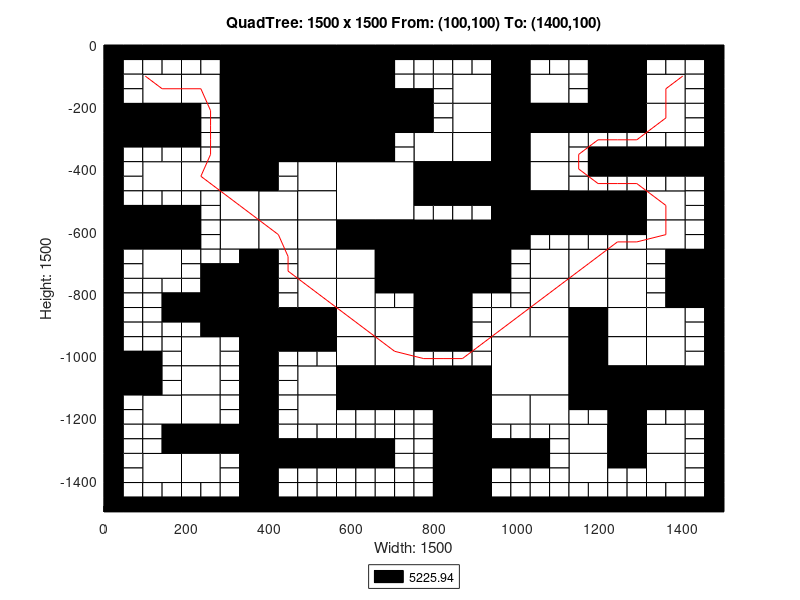

The MATLAB source for this figure:
axis([0 1500 -1500 0]);
title('QuadTree: 1500 x 1500 From: (100,100) To: (1400,100)');
xlabel('Width: 1500');
ylabel('Height: 1500');
rectangle('Position',[375 -187.5 187.5 187.5], 'FaceColor',[0 0 0]);
rectangle('Position',[375 -375 187.5 187.5], 'FaceColor',[0 0 0]);
rectangle('Position',[562.5 -562.5 187.5 187.5], 'FaceColor',[1 1 1]);
rectangle('Position',[750 -750 187.5 187.5], 'FaceColor',[0 0 0]);
rectangle('Position',[937.5 -1125 187.5 187.5], 'FaceColor',[1 1 1]);
rectangle('Position',[93.75 -187.5 93.75 93.75], 'FaceColor',[1 1 1]);
rectangle('Position',[281.25 -93.75 93.75 93.75], 'FaceColor',[0 0 0]);
rectangle('Position',[187.5 -187.5 93.75 93.75], 'FaceColor',[1 1 1]);
rectangle('Position',[281.25 -187.5 93.75 93.75], 'FaceColor',[0 0 0]);
rectangle('Position',[0 -281.25 93.75 93.75], 'FaceColor',[0 0 0]);
rectangle('Position',[93.75 -281.25 93.75 93.75], 'FaceColor',[0 0 0]);
rectangle('Position',[281.25 -281.25 93.75 93.75], 'FaceColor',[0 0 0]);
rectangle('Position',[281.25 -375 93.75 93.75], 'FaceColor',[0 0 0]);
rectangle('Position',[562.5 -93.75 93.75 93.75], 'FaceColor',[0 0 0]);
rectangle('Position',[562.5 -187.5 93.75 93.75], 'FaceColor',[0 0 0]);
rectangle('Position',[562.5 -281.25 93.75 93.75], 'FaceColor',[0 0 0]);
rectangle('Position',[656.25 -281.25 93.75 93.75], 'FaceColor',[0 0 0]);
rectangle('Position',[562.5 -375 93.75 93.75], 'FaceColor',[0 0 0]);
rectangle('Position',[93.75 -468.75 93.75 93.75], 'FaceColor',[1 1 1]);
rectangle('Position',[187.5 -468.75 93.75 93.75], 'FaceColor',[1 1 1]);
rectangle('Position',[281.25 -468.75 93.75 93.75], 'FaceColor',[0 0 0]);
rectangle('Position',[281.25 -562.5 93.75 93.75], 'FaceColor',[1 1 1]);
rectangle('Position',[0 -656.25 93.75 93.75], 'FaceColor',[0 0 0]);
rectangle('Position',[93.75 -656.25 93.75 93.75], 'FaceColor',[0 0 0]);
rectangle('Position',[93.75 -750 93.75 93.75], 'FaceColor',[1 1 1]);
rectangle('Position',[281.25 -656.25 93.75 93.75], 'FaceColor',[1 1 1]);
rectangle('Position',[468.75 -468.75 93.75 93.75], 'FaceColor',[1 1 1]);
rectangle('Position',[375 -562.5 93.75 93.75], 'FaceColor',[1 1 1]);
rectangle('Position',[468.75 -562.5 93.75 93.75], 'FaceColor',[1 1 1]);
rectangle('Position',[375 -656.25 93.75 93.75], 'FaceColor',[1 1 1]);
rectangle('Position',[468.75 -656.25 93.75 93.75], 'FaceColor',[1 1 1]);
rectangle('Position',[468.75 -750 93.75 93.75], 'FaceColor',[1 1 1]);
rectangle('Position',[562.5 -656.25 93.75 93.75], 'FaceColor',[0 0 0]);
rectangle('Position',[656.25 -656.25 93.75 93.75], 'FaceColor',[0 0 0]);
rectangle('Position',[562.5 -750 93.75 93.75], 'FaceColor',[1 1 1]);
rectangle('Position',[656.25 -750 93.75 93.75], 'FaceColor',[0 0 0]);
rectangle('Position',[843.75 -187.5 93.75 93.75], 'FaceColor',[1 1 1]);
rectangle('Position',[937.5 -93.75 93.75 93.75], 'FaceColor',[0 0 0]);
rectangle('Position',[937.5 -187.5 93.75 93.75], 'FaceColor',[0 0 0]);
rectangle('Position',[1031.25 -187.5 93.75 93.75], 'FaceColor',[1 1 1]);
rectangle('Position',[843.75 -281.25 93.75 93.75], 'FaceColor',[1 1 1]);
rectangle('Position',[750 -375 93.75 93.75], 'FaceColor',[1 1 1]);
rectangle('Position',[843.75 -375 93.75 93.75], 'FaceColor',[1 1 1]);
rectangle('Position',[937.5 -281.25 93.75 93.75], 'FaceColor',[0 0 0]);
rectangle('Position',[1031.25 -281.25 93.75 93.75], 'FaceColor',[0 0 0]);
rectangle('Position',[937.5 -375 93.75 93.75], 'FaceColor',[0 0 0]);
rectangle('Position',[1031.25 -375 93.75 93.75], 'FaceColor',[1 1 1]);
rectangle('Position',[1218.75 -93.75 93.75 93.75], 'FaceColor',[0 0 0]);
rectangle('Position',[1218.75 -187.5 93.75 93.75], 'FaceColor',[0 0 0]);
rectangle('Position',[1312.5 -187.5 93.75 93.75], 'FaceColor',[1 1 1]);
rectangle('Position',[1125 -281.25 93.75 93.75], 'FaceColor',[0 0 0]);
rectangle('Position',[1218.75 -281.25 93.75 93.75], 'FaceColor',[0 0 0]);
rectangle('Position',[1312.5 -281.25 93.75 93.75], 'FaceColor',[1 1 1]);
rectangle('Position',[750 -468.75 93.75 93.75], 'FaceColor',[0 0 0]);
rectangle('Position',[843.75 -468.75 93.75 93.75], 'FaceColor',[0 0 0]);
rectangle('Position',[937.5 -468.75 93.75 93.75], 'FaceColor',[0 0 0]);
rectangle('Position',[1031.25 -468.75 93.75 93.75], 'FaceColor',[1 1 1]);
rectangle('Position',[937.5 -562.5 93.75 93.75], 'FaceColor',[0 0 0]);
rectangle('Position',[1031.25 -562.5 93.75 93.75], 'FaceColor',[0 0 0]);
rectangle('Position',[937.5 -656.25 93.75 93.75], 'FaceColor',[0 0 0]);
rectangle('Position',[1031.25 -750 93.75 93.75], 'FaceColor',[1 1 1]);
rectangle('Position',[1125 -562.5 93.75 93.75], 'FaceColor',[0 0 0]);
rectangle('Position',[1218.75 -562.5 93.75 93.75], 'FaceColor',[0 0 0]);
rectangle('Position',[1312.5 -562.5 93.75 93.75], 'FaceColor',[1 1 1]);
rectangle('Position',[1125 -750 93.75 93.75], 'FaceColor',[1 1 1]);
rectangle('Position',[1218.75 -750 93.75 93.75], 'FaceColor',[1 1 1]);
rectangle('Position',[1312.5 -656.25 93.75 93.75], 'FaceColor',[1 1 1]);
rectangle('Position',[1406.25 -750 93.75 93.75], 'FaceColor',[0 0 0]);
rectangle('Position',[281.25 -843.75 93.75 93.75], 'FaceColor',[0 0 0]);
rectangle('Position',[281.25 -937.5 93.75 93.75], 'FaceColor',[0 0 0]);
rectangle('Position',[0 -1125 93.75 93.75], 'FaceColor',[0 0 0]);
rectangle('Position',[187.5 -1031.25 93.75 93.75], 'FaceColor',[1 1 1]);
rectangle('Position',[187.5 -1125 93.75 93.75], 'FaceColor',[1 1 1]);
rectangle('Position',[468.75 -843.75 93.75 93.75], 'FaceColor',[1 1 1]);
rectangle('Position',[375 -937.5 93.75 93.75], 'FaceColor',[0 0 0]);
rectangle('Position',[468.75 -937.5 93.75 93.75], 'FaceColor',[0 0 0]);
rectangle('Position',[562.5 -843.75 93.75 93.75], 'FaceColor',[1 1 1]);
rectangle('Position',[562.5 -937.5 93.75 93.75], 'FaceColor',[1 1 1]);
rectangle('Position',[656.25 -937.5 93.75 93.75], 'FaceColor',[1 1 1]);
rectangle('Position',[468.75 -1125 93.75 93.75], 'FaceColor',[1 1 1]);
rectangle('Position',[562.5 -1031.25 93.75 93.75], 'FaceColor',[1 1 1]);
rectangle('Position',[656.25 -1031.25 93.75 93.75], 'FaceColor',[1 1 1]);
rectangle('Position',[562.5 -1125 93.75 93.75], 'FaceColor',[0 0 0]);
rectangle('Position',[656.25 -1125 93.75 93.75], 'FaceColor',[0 0 0]);
rectangle('Position',[93.75 -1218.75 93.75 93.75], 'FaceColor',[1 1 1]);
rectangle('Position',[187.5 -1218.75 93.75 93.75], 'FaceColor',[1 1 1]);
rectangle('Position',[187.5 -1312.5 93.75 93.75], 'FaceColor',[0 0 0]);
rectangle('Position',[281.25 -1312.5 93.75 93.75], 'FaceColor',[0 0 0]);
rectangle('Position',[93.75 -1406.25 93.75 93.75], 'FaceColor',[1 1 1]);
rectangle('Position',[187.5 -1406.25 93.75 93.75], 'FaceColor',[1 1 1]);
rectangle('Position',[468.75 -1218.75 93.75 93.75], 'FaceColor',[1 1 1]);
rectangle('Position',[750 -843.75 93.75 93.75], 'FaceColor',[0 0 0]);
rectangle('Position',[750 -937.5 93.75 93.75], 'FaceColor',[0 0 0]);
rectangle('Position',[1031.25 -843.75 93.75 93.75], 'FaceColor',[1 1 1]);
rectangle('Position',[937.5 -937.5 93.75 93.75], 'FaceColor',[1 1 1]);
rectangle('Position',[1031.25 -937.5 93.75 93.75], 'FaceColor',[1 1 1]);
rectangle('Position',[750 -1125 93.75 93.75], 'FaceColor',[0 0 0]);
rectangle('Position',[843.75 -1125 93.75 93.75], 'FaceColor',[0 0 0]);
rectangle('Position',[1125 -843.75 93.75 93.75], 'FaceColor',[1 1 1]);
rectangle('Position',[1218.75 -843.75 93.75 93.75], 'FaceColor',[1 1 1]);
rectangle('Position',[1125 -937.5 93.75 93.75], 'FaceColor',[0 0 0]);
rectangle('Position',[1218.75 -937.5 93.75 93.75], 'FaceColor',[1 1 1]);
rectangle('Position',[1406.25 -843.75 93.75 93.75], 'FaceColor',[0 0 0]);
rectangle('Position',[1312.5 -937.5 93.75 93.75], 'FaceColor',[1 1 1]);
rectangle('Position',[1125 -1031.25 93.75 93.75], 'FaceColor',[0 0 0]);
rectangle('Position',[1218.75 -1031.25 93.75 93.75], 'FaceColor',[1 1 1]);
rectangle('Position',[1125 -1125 93.75 93.75], 'FaceColor',[0 0 0]);
rectangle('Position',[1218.75 -1125 93.75 93.75], 'FaceColor',[0 0 0]);
rectangle('Position',[1312.5 -1031.25 93.75 93.75], 'FaceColor',[1 1 1]);
rectangle('Position',[1312.5 -1125 93.75 93.75], 'FaceColor',[0 0 0]);
rectangle('Position',[1406.25 -1125 93.75 93.75], 'FaceColor',[0 0 0]);
rectangle('Position',[843.75 -1218.75 93.75 93.75], 'FaceColor',[0 0 0]);
rectangle('Position',[843.75 -1312.5 93.75 93.75], 'FaceColor',[0 0 0]);
rectangle('Position',[937.5 -1218.75 93.75 93.75], 'FaceColor',[1 1 1]);
rectangle('Position',[1031.25 -1218.75 93.75 93.75], 'FaceColor',[1 1 1]);
rectangle('Position',[843.75 -1406.25 93.75 93.75], 'FaceColor',[0 0 0]);
rectangle('Position',[843.75 -1500 93.75 93.75], 'FaceColor',[0 0 0]);
rectangle('Position',[1218.75 -1218.75 93.75 93.75], 'FaceColor',[0 0 0]);
rectangle('Position',[1125 -1312.5 93.75 93.75], 'FaceColor',[1 1 1]);
rectangle('Position',[1218.75 -1312.5 93.75 93.75], 'FaceColor',[0 0 0]);
rectangle('Position',[1312.5 -1312.5 93.75 93.75], 'FaceColor',[1 1 1]);
rectangle('Position',[1125 -1406.25 93.75 93.75], 'FaceColor',[1 1 1]);
rectangle('Position',[1312.5 -1406.25 93.75 93.75], 'FaceColor',[1 1 1]);
rectangle('Position',[0 -46.875 46.875 46.875], 'FaceColor',[0 0 0]);
rectangle('Position',[46.875 -46.875 46.875 46.875], 'FaceColor',[0 0 0]);
rectangle('Position',[0 -93.75 46.875 46.875], 'FaceColor',[0 0 0]);
rectangle('Position',[46.875 -93.75 46.875 46.875], 'FaceColor',[1 1 1]);
rectangle('Position',[93.75 -46.875 46.875 46.875], 'FaceColor',[0 0 0]);
rectangle('Position',[140.625 -46.875 46.875 46.875], 'FaceColor',[0 0 0]);
rectangle('Position',[93.75 -93.75 46.875 46.875], 'FaceColor',[1 1 1]);
rectangle('Position',[140.625 -93.75 46.875 46.875], 'FaceColor',[1 1 1]);
rectangle('Position',[0 -140.625 46.875 46.875], 'FaceColor',[0 0 0]);
rectangle('Position',[46.875 -140.625 46.875 46.875], 'FaceColor',[1 1 1]);
rectangle('Position',[0 -187.5 46.875 46.875], 'FaceColor',[0 0 0]);
rectangle('Position',[46.875 -187.5 46.875 46.875], 'FaceColor',[1 1 1]);
rectangle('Position',[187.5 -46.875 46.875 46.875], 'FaceColor',[0 0 0]);
rectangle('Position',[234.375 -46.875 46.875 46.875], 'FaceColor',[0 0 0]);
rectangle('Position',[187.5 -93.75 46.875 46.875], 'FaceColor',[1 1 1]);
rectangle('Position',[234.375 -93.75 46.875 46.875], 'FaceColor',[1 1 1]);
rectangle('Position',[0 -328.125 46.875 46.875], 'FaceColor',[0 0 0]);
rectangle('Position',[46.875 -328.125 46.875 46.875], 'FaceColor',[0 0 0]);
rectangle('Position',[0 -375 46.875 46.875], 'FaceColor',[0 0 0]);
rectangle('Position',[46.875 -375 46.875 46.875], 'FaceColor',[1 1 1]);
rectangle('Position',[93.75 -328.125 46.875 46.875], 'FaceColor',[0 0 0]);
rectangle('Position',[140.625 -328.125 46.875 46.875], 'FaceColor',[0 0 0]);
rectangle('Position',[93.75 -375 46.875 46.875], 'FaceColor',[1 1 1]);
rectangle('Position',[140.625 -375 46.875 46.875], 'FaceColor',[1 1 1]);
rectangle('Position',[187.5 -234.375 46.875 46.875], 'FaceColor',[0 0 0]);
rectangle('Position',[234.375 -234.375 46.875 46.875], 'FaceColor',[1 1 1]);
rectangle('Position',[187.5 -281.25 46.875 46.875], 'FaceColor',[0 0 0]);
rectangle('Position',[234.375 -281.25 46.875 46.875], 'FaceColor',[1 1 1]);
rectangle('Position',[187.5 -328.125 46.875 46.875], 'FaceColor',[0 0 0]);
rectangle('Position',[234.375 -328.125 46.875 46.875], 'FaceColor',[1 1 1]);
rectangle('Position',[187.5 -375 46.875 46.875], 'FaceColor',[1 1 1]);
rectangle('Position',[234.375 -375 46.875 46.875], 'FaceColor',[1 1 1]);
rectangle('Position',[656.25 -46.875 46.875 46.875], 'FaceColor',[0 0 0]);
rectangle('Position',[703.125 -46.875 46.875 46.875], 'FaceColor',[0 0 0]);
rectangle('Position',[656.25 -93.75 46.875 46.875], 'FaceColor',[0 0 0]);
rectangle('Position',[703.125 -93.75 46.875 46.875], 'FaceColor',[1 1 1]);
rectangle('Position',[656.25 -140.625 46.875 46.875], 'FaceColor',[0 0 0]);
rectangle('Position',[703.125 -140.625 46.875 46.875], 'FaceColor',[1 1 1]);
rectangle('Position',[656.25 -187.5 46.875 46.875], 'FaceColor',[0 0 0]);
rectangle('Position',[703.125 -187.5 46.875 46.875], 'FaceColor',[0 0 0]);
rectangle('Position',[656.25 -328.125 46.875 46.875], 'FaceColor',[0 0 0]);
rectangle('Position',[703.125 -328.125 46.875 46.875], 'FaceColor',[1 1 1]);
rectangle('Position',[656.25 -375 46.875 46.875], 'FaceColor',[0 0 0]);
rectangle('Position',[703.125 -375 46.875 46.875], 'FaceColor',[1 1 1]);
rectangle('Position',[0 -421.875 46.875 46.875], 'FaceColor',[0 0 0]);
rectangle('Position',[46.875 -421.875 46.875 46.875], 'FaceColor',[1 1 1]);
rectangle('Position',[0 -468.75 46.875 46.875], 'FaceColor',[0 0 0]);
rectangle('Position',[46.875 -468.75 46.875 46.875], 'FaceColor',[1 1 1]);
rectangle('Position',[0 -515.625 46.875 46.875], 'FaceColor',[0 0 0]);
rectangle('Position',[46.875 -515.625 46.875 46.875], 'FaceColor',[1 1 1]);
rectangle('Position',[0 -562.5 46.875 46.875], 'FaceColor',[0 0 0]);
rectangle('Position',[46.875 -562.5 46.875 46.875], 'FaceColor',[0 0 0]);
rectangle('Position',[93.75 -515.625 46.875 46.875], 'FaceColor',[1 1 1]);
rectangle('Position',[140.625 -515.625 46.875 46.875], 'FaceColor',[1 1 1]);
rectangle('Position',[93.75 -562.5 46.875 46.875], 'FaceColor',[0 0 0]);
rectangle('Position',[140.625 -562.5 46.875 46.875], 'FaceColor',[0 0 0]);
rectangle('Position',[187.5 -515.625 46.875 46.875], 'FaceColor',[1 1 1]);
rectangle('Position',[234.375 -515.625 46.875 46.875], 'FaceColor',[1 1 1]);
rectangle('Position',[187.5 -562.5 46.875 46.875], 'FaceColor',[0 0 0]);
rectangle('Position',[234.375 -562.5 46.875 46.875], 'FaceColor',[1 1 1]);
rectangle('Position',[0 -703.125 46.875 46.875], 'FaceColor',[0 0 0]);
rectangle('Position',[46.875 -703.125 46.875 46.875], 'FaceColor',[1 1 1]);
rectangle('Position',[0 -750 46.875 46.875], 'FaceColor',[0 0 0]);
rectangle('Position',[46.875 -750 46.875 46.875], 'FaceColor',[1 1 1]);
rectangle('Position',[187.5 -609.375 46.875 46.875], 'FaceColor',[0 0 0]);
rectangle('Position',[234.375 -609.375 46.875 46.875], 'FaceColor',[1 1 1]);
rectangle('Position',[187.5 -656.25 46.875 46.875], 'FaceColor',[0 0 0]);
rectangle('Position',[234.375 -656.25 46.875 46.875], 'FaceColor',[1 1 1]);
rectangle('Position',[187.5 -703.125 46.875 46.875], 'FaceColor',[1 1 1]);
rectangle('Position',[234.375 -703.125 46.875 46.875], 'FaceColor',[1 1 1]);
rectangle('Position',[187.5 -750 46.875 46.875], 'FaceColor',[1 1 1]);
rectangle('Position',[234.375 -750 46.875 46.875], 'FaceColor',[0 0 0]);
rectangle('Position',[281.25 -703.125 46.875 46.875], 'FaceColor',[1 1 1]);
rectangle('Position',[328.125 -703.125 46.875 46.875], 'FaceColor',[0 0 0]);
rectangle('Position',[281.25 -750 46.875 46.875], 'FaceColor',[0 0 0]);
rectangle('Position',[328.125 -750 46.875 46.875], 'FaceColor',[0 0 0]);
rectangle('Position',[375 -421.875 46.875 46.875], 'FaceColor',[0 0 0]);
rectangle('Position',[421.875 -421.875 46.875 46.875], 'FaceColor',[1 1 1]);
rectangle('Position',[375 -468.75 46.875 46.875], 'FaceColor',[0 0 0]);
rectangle('Position',[421.875 -468.75 46.875 46.875], 'FaceColor',[1 1 1]);
rectangle('Position',[375 -703.125 46.875 46.875], 'FaceColor',[0 0 0]);
rectangle('Position',[421.875 -703.125 46.875 46.875], 'FaceColor',[1 1 1]);
rectangle('Position',[375 -750 46.875 46.875], 'FaceColor',[0 0 0]);
rectangle('Position',[421.875 -750 46.875 46.875], 'FaceColor',[1 1 1]);
rectangle('Position',[750 -46.875 46.875 46.875], 'FaceColor',[0 0 0]);
rectangle('Position',[796.875 -46.875 46.875 46.875], 'FaceColor',[0 0 0]);
rectangle('Position',[750 -93.75 46.875 46.875], 'FaceColor',[1 1 1]);
rectangle('Position',[796.875 -93.75 46.875 46.875], 'FaceColor',[1 1 1]);
rectangle('Position',[843.75 -46.875 46.875 46.875], 'FaceColor',[0 0 0]);
rectangle('Position',[890.625 -46.875 46.875 46.875], 'FaceColor',[0 0 0]);
rectangle('Position',[843.75 -93.75 46.875 46.875], 'FaceColor',[1 1 1]);
rectangle('Position',[890.625 -93.75 46.875 46.875], 'FaceColor',[1 1 1]);
rectangle('Position',[750 -140.625 46.875 46.875], 'FaceColor',[1 1 1]);
rectangle('Position',[796.875 -140.625 46.875 46.875], 'FaceColor',[1 1 1]);
rectangle('Position',[750 -187.5 46.875 46.875], 'FaceColor',[0 0 0]);
rectangle('Position',[796.875 -187.5 46.875 46.875], 'FaceColor',[1 1 1]);
rectangle('Position',[1031.25 -46.875 46.875 46.875], 'FaceColor',[0 0 0]);
rectangle('Position',[1078.12 -46.875 46.875 46.875], 'FaceColor',[0 0 0]);
rectangle('Position',[1031.25 -93.75 46.875 46.875], 'FaceColor',[1 1 1]);
rectangle('Position',[1078.12 -93.75 46.875 46.875], 'FaceColor',[1 1 1]);
rectangle('Position',[750 -234.375 46.875 46.875], 'FaceColor',[0 0 0]);
rectangle('Position',[796.875 -234.375 46.875 46.875], 'FaceColor',[1 1 1]);
rectangle('Position',[750 -281.25 46.875 46.875], 'FaceColor',[0 0 0]);
rectangle('Position',[796.875 -281.25 46.875 46.875], 'FaceColor',[1 1 1]);
rectangle('Position',[1125 -46.875 46.875 46.875], 'FaceColor',[0 0 0]);
rectangle('Position',[1171.88 -46.875 46.875 46.875], 'FaceColor',[0 0 0]);
rectangle('Position',[1125 -93.75 46.875 46.875], 'FaceColor',[1 1 1]);
rectangle('Position',[1171.88 -93.75 46.875 46.875], 'FaceColor',[0 0 0]);
rectangle('Position',[1125 -140.625 46.875 46.875], 'FaceColor',[1 1 1]);
rectangle('Position',[1171.88 -140.625 46.875 46.875], 'FaceColor',[0 0 0]);
rectangle('Position',[1125 -187.5 46.875 46.875], 'FaceColor',[1 1 1]);
rectangle('Position',[1171.88 -187.5 46.875 46.875], 'FaceColor',[0 0 0]);
rectangle('Position',[1312.5 -46.875 46.875 46.875], 'FaceColor',[0 0 0]);
rectangle('Position',[1359.38 -46.875 46.875 46.875], 'FaceColor',[0 0 0]);
rectangle('Position',[1312.5 -93.75 46.875 46.875], 'FaceColor',[1 1 1]);
rectangle('Position',[1359.38 -93.75 46.875 46.875], 'FaceColor',[1 1 1]);
rectangle('Position',[1406.25 -46.875 46.875 46.875], 'FaceColor',[0 0 0]);
rectangle('Position',[1453.12 -46.875 46.875 46.875], 'FaceColor',[0 0 0]);
rectangle('Position',[1406.25 -93.75 46.875 46.875], 'FaceColor',[1 1 1]);
rectangle('Position',[1453.12 -93.75 46.875 46.875], 'FaceColor',[0 0 0]);
rectangle('Position',[1406.25 -140.625 46.875 46.875], 'FaceColor',[1 1 1]);
rectangle('Position',[1453.12 -140.625 46.875 46.875], 'FaceColor',[0 0 0]);
rectangle('Position',[1406.25 -187.5 46.875 46.875], 'FaceColor',[1 1 1]);
rectangle('Position',[1453.12 -187.5 46.875 46.875], 'FaceColor',[0 0 0]);
rectangle('Position',[1125 -328.125 46.875 46.875], 'FaceColor',[1 1 1]);
rectangle('Position',[1171.88 -328.125 46.875 46.875], 'FaceColor',[1 1 1]);
rectangle('Position',[1125 -375 46.875 46.875], 'FaceColor',[1 1 1]);
rectangle('Position',[1171.88 -375 46.875 46.875], 'FaceColor',[0 0 0]);
rectangle('Position',[1218.75 -328.125 46.875 46.875], 'FaceColor',[1 1 1]);
rectangle('Position',[1265.62 -328.125 46.875 46.875], 'FaceColor',[1 1 1]);
rectangle('Position',[1218.75 -375 46.875 46.875], 'FaceColor',[0 0 0]);
rectangle('Position',[1265.62 -375 46.875 46.875], 'FaceColor',[0 0 0]);
rectangle('Position',[1406.25 -234.375 46.875 46.875], 'FaceColor',[1 1 1]);
rectangle('Position',[1453.12 -234.375 46.875 46.875], 'FaceColor',[0 0 0]);
rectangle('Position',[1406.25 -281.25 46.875 46.875], 'FaceColor',[1 1 1]);
rectangle('Position',[1453.12 -281.25 46.875 46.875], 'FaceColor',[0 0 0]);
rectangle('Position',[1312.5 -328.125 46.875 46.875], 'FaceColor',[1 1 1]);
rectangle('Position',[1359.38 -328.125 46.875 46.875], 'FaceColor',[1 1 1]);
rectangle('Position',[1312.5 -375 46.875 46.875], 'FaceColor',[0 0 0]);
rectangle('Position',[1359.38 -375 46.875 46.875], 'FaceColor',[0 0 0]);
rectangle('Position',[1406.25 -328.125 46.875 46.875], 'FaceColor',[1 1 1]);
rectangle('Position',[1453.12 -328.125 46.875 46.875], 'FaceColor',[0 0 0]);
rectangle('Position',[1406.25 -375 46.875 46.875], 'FaceColor',[0 0 0]);
rectangle('Position',[1453.12 -375 46.875 46.875], 'FaceColor',[0 0 0]);
rectangle('Position',[750 -515.625 46.875 46.875], 'FaceColor',[0 0 0]);
rectangle('Position',[796.875 -515.625 46.875 46.875], 'FaceColor',[0 0 0]);
rectangle('Position',[750 -562.5 46.875 46.875], 'FaceColor',[1 1 1]);
rectangle('Position',[796.875 -562.5 46.875 46.875], 'FaceColor',[1 1 1]);
rectangle('Position',[843.75 -515.625 46.875 46.875], 'FaceColor',[0 0 0]);
rectangle('Position',[890.625 -515.625 46.875 46.875], 'FaceColor',[0 0 0]);
rectangle('Position',[843.75 -562.5 46.875 46.875], 'FaceColor',[1 1 1]);
rectangle('Position',[890.625 -562.5 46.875 46.875], 'FaceColor',[1 1 1]);
rectangle('Position',[1031.25 -609.375 46.875 46.875], 'FaceColor',[0 0 0]);
rectangle('Position',[1078.12 -609.375 46.875 46.875], 'FaceColor',[0 0 0]);
rectangle('Position',[1031.25 -656.25 46.875 46.875], 'FaceColor',[1 1 1]);
rectangle('Position',[1078.12 -656.25 46.875 46.875], 'FaceColor',[1 1 1]);
rectangle('Position',[937.5 -703.125 46.875 46.875], 'FaceColor',[0 0 0]);
rectangle('Position',[984.375 -703.125 46.875 46.875], 'FaceColor',[1 1 1]);
rectangle('Position',[937.5 -750 46.875 46.875], 'FaceColor',[0 0 0]);
rectangle('Position',[984.375 -750 46.875 46.875], 'FaceColor',[1 1 1]);
rectangle('Position',[1125 -421.875 46.875 46.875], 'FaceColor',[1 1 1]);
rectangle('Position',[1171.88 -421.875 46.875 46.875], 'FaceColor',[0 0 0]);
rectangle('Position',[1125 -468.75 46.875 46.875], 'FaceColor',[1 1 1]);
rectangle('Position',[1171.88 -468.75 46.875 46.875], 'FaceColor',[1 1 1]);
rectangle('Position',[1218.75 -421.875 46.875 46.875], 'FaceColor',[0 0 0]);
rectangle('Position',[1265.62 -421.875 46.875 46.875], 'FaceColor',[0 0 0]);
rectangle('Position',[1218.75 -468.75 46.875 46.875], 'FaceColor',[1 1 1]);
rectangle('Position',[1265.62 -468.75 46.875 46.875], 'FaceColor',[1 1 1]);
rectangle('Position',[1312.5 -421.875 46.875 46.875], 'FaceColor',[0 0 0]);
rectangle('Position',[1359.38 -421.875 46.875 46.875], 'FaceColor',[0 0 0]);
rectangle('Position',[1312.5 -468.75 46.875 46.875], 'FaceColor',[1 1 1]);
rectangle('Position',[1359.38 -468.75 46.875 46.875], 'FaceColor',[1 1 1]);
rectangle('Position',[1406.25 -421.875 46.875 46.875], 'FaceColor',[0 0 0]);
rectangle('Position',[1453.12 -421.875 46.875 46.875], 'FaceColor',[0 0 0]);
rectangle('Position',[1406.25 -468.75 46.875 46.875], 'FaceColor',[1 1 1]);
rectangle('Position',[1453.12 -468.75 46.875 46.875], 'FaceColor',[0 0 0]);
rectangle('Position',[1406.25 -515.625 46.875 46.875], 'FaceColor',[1 1 1]);
rectangle('Position',[1453.12 -515.625 46.875 46.875], 'FaceColor',[0 0 0]);
rectangle('Position',[1406.25 -562.5 46.875 46.875], 'FaceColor',[1 1 1]);
rectangle('Position',[1453.12 -562.5 46.875 46.875], 'FaceColor',[0 0 0]);
rectangle('Position',[1125 -609.375 46.875 46.875], 'FaceColor',[0 0 0]);
rectangle('Position',[1171.88 -609.375 46.875 46.875], 'FaceColor',[0 0 0]);
rectangle('Position',[1125 -656.25 46.875 46.875], 'FaceColor',[1 1 1]);
rectangle('Position',[1171.88 -656.25 46.875 46.875], 'FaceColor',[1 1 1]);
rectangle('Position',[1218.75 -609.375 46.875 46.875], 'FaceColor',[0 0 0]);
rectangle('Position',[1265.62 -609.375 46.875 46.875], 'FaceColor',[0 0 0]);
rectangle('Position',[1218.75 -656.25 46.875 46.875], 'FaceColor',[1 1 1]);
rectangle('Position',[1265.62 -656.25 46.875 46.875], 'FaceColor',[1 1 1]);
rectangle('Position',[1406.25 -609.375 46.875 46.875], 'FaceColor',[1 1 1]);
rectangle('Position',[1453.12 -609.375 46.875 46.875], 'FaceColor',[0 0 0]);
rectangle('Position',[1406.25 -656.25 46.875 46.875], 'FaceColor',[1 1 1]);
rectangle('Position',[1453.12 -656.25 46.875 46.875], 'FaceColor',[0 0 0]);
rectangle('Position',[1312.5 -703.125 46.875 46.875], 'FaceColor',[1 1 1]);
rectangle('Position',[1359.38 -703.125 46.875 46.875], 'FaceColor',[0 0 0]);
rectangle('Position',[1312.5 -750 46.875 46.875], 'FaceColor',[1 1 1]);
rectangle('Position',[1359.38 -750 46.875 46.875], 'FaceColor',[0 0 0]);
rectangle('Position',[0 -796.875 46.875 46.875], 'FaceColor',[0 0 0]);
rectangle('Position',[46.875 -796.875 46.875 46.875], 'FaceColor',[1 1 1]);
rectangle('Position',[0 -843.75 46.875 46.875], 'FaceColor',[0 0 0]);
rectangle('Position',[46.875 -843.75 46.875 46.875], 'FaceColor',[1 1 1]);
rectangle('Position',[93.75 -796.875 46.875 46.875], 'FaceColor',[1 1 1]);
rectangle('Position',[140.625 -796.875 46.875 46.875], 'FaceColor',[1 1 1]);
rectangle('Position',[93.75 -843.75 46.875 46.875], 'FaceColor',[1 1 1]);
rectangle('Position',[140.625 -843.75 46.875 46.875], 'FaceColor',[0 0 0]);
rectangle('Position',[0 -890.625 46.875 46.875], 'FaceColor',[0 0 0]);
rectangle('Position',[46.875 -890.625 46.875 46.875], 'FaceColor',[1 1 1]);
rectangle('Position',[0 -937.5 46.875 46.875], 'FaceColor',[0 0 0]);
rectangle('Position',[46.875 -937.5 46.875 46.875], 'FaceColor',[1 1 1]);
rectangle('Position',[93.75 -890.625 46.875 46.875], 'FaceColor',[1 1 1]);
rectangle('Position',[140.625 -890.625 46.875 46.875], 'FaceColor',[0 0 0]);
rectangle('Position',[93.75 -937.5 46.875 46.875], 'FaceColor',[1 1 1]);
rectangle('Position',[140.625 -937.5 46.875 46.875], 'FaceColor',[1 1 1]);
rectangle('Position',[187.5 -796.875 46.875 46.875], 'FaceColor',[1 1 1]);
rectangle('Position',[234.375 -796.875 46.875 46.875], 'FaceColor',[0 0 0]);
rectangle('Position',[187.5 -843.75 46.875 46.875], 'FaceColor',[0 0 0]);
rectangle('Position',[234.375 -843.75 46.875 46.875], 'FaceColor',[0 0 0]);
rectangle('Position',[187.5 -890.625 46.875 46.875], 'FaceColor',[0 0 0]);
rectangle('Position',[234.375 -890.625 46.875 46.875], 'FaceColor',[0 0 0]);
rectangle('Position',[187.5 -937.5 46.875 46.875], 'FaceColor',[1 1 1]);
rectangle('Position',[234.375 -937.5 46.875 46.875], 'FaceColor',[0 0 0]);
rectangle('Position',[0 -984.375 46.875 46.875], 'FaceColor',[0 0 0]);
rectangle('Position',[46.875 -984.375 46.875 46.875], 'FaceColor',[1 1 1]);
rectangle('Position',[0 -1031.25 46.875 46.875], 'FaceColor',[0 0 0]);
rectangle('Position',[46.875 -1031.25 46.875 46.875], 'FaceColor',[0 0 0]);
rectangle('Position',[93.75 -984.375 46.875 46.875], 'FaceColor',[1 1 1]);
rectangle('Position',[140.625 -984.375 46.875 46.875], 'FaceColor',[1 1 1]);
rectangle('Position',[93.75 -1031.25 46.875 46.875], 'FaceColor',[0 0 0]);
rectangle('Position',[140.625 -1031.25 46.875 46.875], 'FaceColor',[1 1 1]);
rectangle('Position',[93.75 -1078.12 46.875 46.875], 'FaceColor',[0 0 0]);
rectangle('Position',[140.625 -1078.12 46.875 46.875], 'FaceColor',[1 1 1]);
rectangle('Position',[93.75 -1125 46.875 46.875], 'FaceColor',[0 0 0]);
rectangle('Position',[140.625 -1125 46.875 46.875], 'FaceColor',[1 1 1]);
rectangle('Position',[281.25 -984.375 46.875 46.875], 'FaceColor',[1 1 1]);
rectangle('Position',[328.125 -984.375 46.875 46.875], 'FaceColor',[0 0 0]);
rectangle('Position',[281.25 -1031.25 46.875 46.875], 'FaceColor',[1 1 1]);
rectangle('Position',[328.125 -1031.25 46.875 46.875], 'FaceColor',[0 0 0]);
rectangle('Position',[281.25 -1078.12 46.875 46.875], 'FaceColor',[1 1 1]);
rectangle('Position',[328.125 -1078.12 46.875 46.875], 'FaceColor',[0 0 0]);
rectangle('Position',[281.25 -1125 46.875 46.875], 'FaceColor',[1 1 1]);
rectangle('Position',[328.125 -1125 46.875 46.875], 'FaceColor',[0 0 0]);
rectangle('Position',[375 -796.875 46.875 46.875], 'FaceColor',[0 0 0]);
rectangle('Position',[421.875 -796.875 46.875 46.875], 'FaceColor',[1 1 1]);
rectangle('Position',[375 -843.75 46.875 46.875], 'FaceColor',[0 0 0]);
rectangle('Position',[421.875 -843.75 46.875 46.875], 'FaceColor',[1 1 1]);
rectangle('Position',[656.25 -796.875 46.875 46.875], 'FaceColor',[0 0 0]);
rectangle('Position',[703.125 -796.875 46.875 46.875], 'FaceColor',[0 0 0]);
rectangle('Position',[656.25 -843.75 46.875 46.875], 'FaceColor',[1 1 1]);
rectangle('Position',[703.125 -843.75 46.875 46.875], 'FaceColor',[1 1 1]);
rectangle('Position',[375 -984.375 46.875 46.875], 'FaceColor',[0 0 0]);
rectangle('Position',[421.875 -984.375 46.875 46.875], 'FaceColor',[0 0 0]);
rectangle('Position',[375 -1031.25 46.875 46.875], 'FaceColor',[0 0 0]);
rectangle('Position',[421.875 -1031.25 46.875 46.875], 'FaceColor',[1 1 1]);
rectangle('Position',[468.75 -984.375 46.875 46.875], 'FaceColor',[0 0 0]);
rectangle('Position',[515.625 -984.375 46.875 46.875], 'FaceColor',[0 0 0]);
rectangle('Position',[468.75 -1031.25 46.875 46.875], 'FaceColor',[1 1 1]);
rectangle('Position',[515.625 -1031.25 46.875 46.875], 'FaceColor',[1 1 1]);
rectangle('Position',[375 -1078.12 46.875 46.875], 'FaceColor',[0 0 0]);
rectangle('Position',[421.875 -1078.12 46.875 46.875], 'FaceColor',[1 1 1]);
rectangle('Position',[375 -1125 46.875 46.875], 'FaceColor',[0 0 0]);
rectangle('Position',[421.875 -1125 46.875 46.875], 'FaceColor',[1 1 1]);
rectangle('Position',[0 -1171.88 46.875 46.875], 'FaceColor',[0 0 0]);
rectangle('Position',[46.875 -1171.88 46.875 46.875], 'FaceColor',[1 1 1]);
rectangle('Position',[0 -1218.75 46.875 46.875], 'FaceColor',[0 0 0]);
rectangle('Position',[46.875 -1218.75 46.875 46.875], 'FaceColor',[1 1 1]);
rectangle('Position',[0 -1265.62 46.875 46.875], 'FaceColor',[0 0 0]);
rectangle('Position',[46.875 -1265.62 46.875 46.875], 'FaceColor',[1 1 1]);
rectangle('Position',[0 -1312.5 46.875 46.875], 'FaceColor',[0 0 0]);
rectangle('Position',[46.875 -1312.5 46.875 46.875], 'FaceColor',[1 1 1]);
rectangle('Position',[93.75 -1265.62 46.875 46.875], 'FaceColor',[1 1 1]);
rectangle('Position',[140.625 -1265.62 46.875 46.875], 'FaceColor',[0 0 0]);
rectangle('Position',[93.75 -1312.5 46.875 46.875], 'FaceColor',[1 1 1]);
rectangle('Position',[140.625 -1312.5 46.875 46.875], 'FaceColor',[0 0 0]);
rectangle('Position',[281.25 -1171.88 46.875 46.875], 'FaceColor',[1 1 1]);
rectangle('Position',[328.125 -1171.88 46.875 46.875], 'FaceColor',[0 0 0]);
rectangle('Position',[281.25 -1218.75 46.875 46.875], 'FaceColor',[1 1 1]);
rectangle('Position',[328.125 -1218.75 46.875 46.875], 'FaceColor',[0 0 0]);
rectangle('Position',[0 -1359.38 46.875 46.875], 'FaceColor',[0 0 0]);
rectangle('Position',[46.875 -1359.38 46.875 46.875], 'FaceColor',[1 1 1]);
rectangle('Position',[0 -1406.25 46.875 46.875], 'FaceColor',[0 0 0]);
rectangle('Position',[46.875 -1406.25 46.875 46.875], 'FaceColor',[1 1 1]);
rectangle('Position',[0 -1453.12 46.875 46.875], 'FaceColor',[0 0 0]);
rectangle('Position',[46.875 -1453.12 46.875 46.875], 'FaceColor',[1 1 1]);
rectangle('Position',[0 -1500 46.875 46.875], 'FaceColor',[0 0 0]);
rectangle('Position',[46.875 -1500 46.875 46.875], 'FaceColor',[0 0 0]);
rectangle('Position',[93.75 -1453.12 46.875 46.875], 'FaceColor',[1 1 1]);
rectangle('Position',[140.625 -1453.12 46.875 46.875], 'FaceColor',[1 1 1]);
rectangle('Position',[93.75 -1500 46.875 46.875], 'FaceColor',[0 0 0]);
rectangle('Position',[140.625 -1500 46.875 46.875], 'FaceColor',[0 0 0]);
rectangle('Position',[281.25 -1359.38 46.875 46.875], 'FaceColor',[1 1 1]);
rectangle('Position',[328.125 -1359.38 46.875 46.875], 'FaceColor',[0 0 0]);
rectangle('Position',[281.25 -1406.25 46.875 46.875], 'FaceColor',[1 1 1]);
rectangle('Position',[328.125 -1406.25 46.875 46.875], 'FaceColor',[0 0 0]);
rectangle('Position',[187.5 -1453.12 46.875 46.875], 'FaceColor',[1 1 1]);
rectangle('Position',[234.375 -1453.12 46.875 46.875], 'FaceColor',[1 1 1]);
rectangle('Position',[187.5 -1500 46.875 46.875], 'FaceColor',[0 0 0]);
rectangle('Position',[234.375 -1500 46.875 46.875], 'FaceColor',[0 0 0]);
rectangle('Position',[281.25 -1453.12 46.875 46.875], 'FaceColor',[1 1 1]);
rectangle('Position',[328.125 -1453.12 46.875 46.875], 'FaceColor',[0 0 0]);
rectangle('Position',[281.25 -1500 46.875 46.875], 'FaceColor',[0 0 0]);
rectangle('Position',[328.125 -1500 46.875 46.875], 'FaceColor',[0 0 0]);
rectangle('Position',[375 -1171.88 46.875 46.875], 'FaceColor',[0 0 0]);
rectangle('Position',[421.875 -1171.88 46.875 46.875], 'FaceColor',[1 1 1]);
rectangle('Position',[375 -1218.75 46.875 46.875], 'FaceColor',[0 0 0]);
rectangle('Position',[421.875 -1218.75 46.875 46.875], 'FaceColor',[1 1 1]);
rectangle('Position',[375 -1265.62 46.875 46.875], 'FaceColor',[0 0 0]);
rectangle('Position',[421.875 -1265.62 46.875 46.875], 'FaceColor',[1 1 1]);
rectangle('Position',[375 -1312.5 46.875 46.875], 'FaceColor',[0 0 0]);
rectangle('Position',[421.875 -1312.5 46.875 46.875], 'FaceColor',[0 0 0]);
rectangle('Position',[468.75 -1265.62 46.875 46.875], 'FaceColor',[1 1 1]);
rectangle('Position',[515.625 -1265.62 46.875 46.875], 'FaceColor',[1 1 1]);
rectangle('Position',[468.75 -1312.5 46.875 46.875], 'FaceColor',[0 0 0]);
rectangle('Position',[515.625 -1312.5 46.875 46.875], 'FaceColor',[0 0 0]);
rectangle('Position',[562.5 -1171.88 46.875 46.875], 'FaceColor',[0 0 0]);
rectangle('Position',[609.375 -1171.88 46.875 46.875], 'FaceColor',[0 0 0]);
rectangle('Position',[562.5 -1218.75 46.875 46.875], 'FaceColor',[1 1 1]);
rectangle('Position',[609.375 -1218.75 46.875 46.875], 'FaceColor',[1 1 1]);
rectangle('Position',[656.25 -1171.88 46.875 46.875], 'FaceColor',[0 0 0]);
rectangle('Position',[703.125 -1171.88 46.875 46.875], 'FaceColor',[0 0 0]);
rectangle('Position',[656.25 -1218.75 46.875 46.875], 'FaceColor',[1 1 1]);
rectangle('Position',[703.125 -1218.75 46.875 46.875], 'FaceColor',[1 1 1]);
rectangle('Position',[562.5 -1265.62 46.875 46.875], 'FaceColor',[1 1 1]);
rectangle('Position',[609.375 -1265.62 46.875 46.875], 'FaceColor',[1 1 1]);
rectangle('Position',[562.5 -1312.5 46.875 46.875], 'FaceColor',[0 0 0]);
rectangle('Position',[609.375 -1312.5 46.875 46.875], 'FaceColor',[0 0 0]);
rectangle('Position',[656.25 -1265.62 46.875 46.875], 'FaceColor',[1 1 1]);
rectangle('Position',[703.125 -1265.62 46.875 46.875], 'FaceColor',[1 1 1]);
rectangle('Position',[656.25 -1312.5 46.875 46.875], 'FaceColor',[0 0 0]);
rectangle('Position',[703.125 -1312.5 46.875 46.875], 'FaceColor',[1 1 1]);
rectangle('Position',[375 -1359.38 46.875 46.875], 'FaceColor',[0 0 0]);
rectangle('Position',[421.875 -1359.38 46.875 46.875], 'FaceColor',[0 0 0]);
rectangle('Position',[375 -1406.25 46.875 46.875], 'FaceColor',[0 0 0]);
rectangle('Position',[421.875 -1406.25 46.875 46.875], 'FaceColor',[1 1 1]);
rectangle('Position',[468.75 -1359.38 46.875 46.875], 'FaceColor',[0 0 0]);
rectangle('Position',[515.625 -1359.38 46.875 46.875], 'FaceColor',[0 0 0]);
rectangle('Position',[468.75 -1406.25 46.875 46.875], 'FaceColor',[1 1 1]);
rectangle('Position',[515.625 -1406.25 46.875 46.875], 'FaceColor',[1 1 1]);
rectangle('Position',[375 -1453.12 46.875 46.875], 'FaceColor',[0 0 0]);
rectangle('Position',[421.875 -1453.12 46.875 46.875], 'FaceColor',[1 1 1]);
rectangle('Position',[375 -1500 46.875 46.875], 'FaceColor',[0 0 0]);
rectangle('Position',[421.875 -1500 46.875 46.875], 'FaceColor',[0 0 0]);
rectangle('Position',[468.75 -1453.12 46.875 46.875], 'FaceColor',[1 1 1]);
rectangle('Position',[515.625 -1453.12 46.875 46.875], 'FaceColor',[1 1 1]);
rectangle('Position',[468.75 -1500 46.875 46.875], 'FaceColor',[0 0 0]);
rectangle('Position',[515.625 -1500 46.875 46.875], 'FaceColor',[0 0 0]);
rectangle('Position',[562.5 -1359.38 46.875 46.875], 'FaceColor',[0 0 0]);
rectangle('Position',[609.375 -1359.38 46.875 46.875], 'FaceColor',[0 0 0]);
rectangle('Position',[562.5 -1406.25 46.875 46.875], 'FaceColor',[1 1 1]);
rectangle('Position',[609.375 -1406.25 46.875 46.875], 'FaceColor',[1 1 1]);
rectangle('Position',[656.25 -1359.38 46.875 46.875], 'FaceColor',[0 0 0]);
rectangle('Position',[703.125 -1359.38 46.875 46.875], 'FaceColor',[1 1 1]);
rectangle('Position',[656.25 -1406.25 46.875 46.875], 'FaceColor',[1 1 1]);
rectangle('Position',[703.125 -1406.25 46.875 46.875], 'FaceColor',[1 1 1]);
rectangle('Position',[562.5 -1453.12 46.875 46.875], 'FaceColor',[1 1 1]);
rectangle('Position',[609.375 -1453.12 46.875 46.875], 'FaceColor',[1 1 1]);
rectangle('Position',[562.5 -1500 46.875 46.875], 'FaceColor',[0 0 0]);
rectangle('Position',[609.375 -1500 46.875 46.875], 'FaceColor',[0 0 0]);
rectangle('Position',[656.25 -1453.12 46.875 46.875], 'FaceColor',[1 1 1]);
rectangle('Position',[703.125 -1453.12 46.875 46.875], 'FaceColor',[1 1 1]);
rectangle('Position',[656.25 -1500 46.875 46.875], 'FaceColor',[0 0 0]);
rectangle('Position',[703.125 -1500 46.875 46.875], 'FaceColor',[0 0 0]);
rectangle('Position',[843.75 -796.875 46.875 46.875], 'FaceColor',[0 0 0]);
rectangle('Position',[890.625 -796.875 46.875 46.875], 'FaceColor',[0 0 0]);
rectangle('Position',[843.75 -843.75 46.875 46.875], 'FaceColor',[0 0 0]);
rectangle('Position',[890.625 -843.75 46.875 46.875], 'FaceColor',[1 1 1]);
rectangle('Position',[843.75 -890.625 46.875 46.875], 'FaceColor',[0 0 0]);
rectangle('Position',[890.625 -890.625 46.875 46.875], 'FaceColor',[1 1 1]);
rectangle('Position',[843.75 -937.5 46.875 46.875], 'FaceColor',[0 0 0]);
rectangle('Position',[890.625 -937.5 46.875 46.875], 'FaceColor',[1 1 1]);
rectangle('Position',[937.5 -796.875 46.875 46.875], 'FaceColor',[0 0 0]);
rectangle('Position',[984.375 -796.875 46.875 46.875], 'FaceColor',[1 1 1]);
rectangle('Position',[937.5 -843.75 46.875 46.875], 'FaceColor',[1 1 1]);
rectangle('Position',[984.375 -843.75 46.875 46.875], 'FaceColor',[1 1 1]);
rectangle('Position',[750 -984.375 46.875 46.875], 'FaceColor',[0 0 0]);
rectangle('Position',[796.875 -984.375 46.875 46.875], 'FaceColor',[0 0 0]);
rectangle('Position',[750 -1031.25 46.875 46.875], 'FaceColor',[1 1 1]);
rectangle('Position',[796.875 -1031.25 46.875 46.875], 'FaceColor',[1 1 1]);
rectangle('Position',[843.75 -984.375 46.875 46.875], 'FaceColor',[0 0 0]);
rectangle('Position',[890.625 -984.375 46.875 46.875], 'FaceColor',[1 1 1]);
rectangle('Position',[843.75 -1031.25 46.875 46.875], 'FaceColor',[1 1 1]);
rectangle('Position',[890.625 -1031.25 46.875 46.875], 'FaceColor',[1 1 1]);
rectangle('Position',[1312.5 -796.875 46.875 46.875], 'FaceColor',[1 1 1]);
rectangle('Position',[1359.38 -796.875 46.875 46.875], 'FaceColor',[0 0 0]);
rectangle('Position',[1312.5 -843.75 46.875 46.875], 'FaceColor',[1 1 1]);
rectangle('Position',[1359.38 -843.75 46.875 46.875], 'FaceColor',[0 0 0]);
rectangle('Position',[1406.25 -890.625 46.875 46.875], 'FaceColor',[1 1 1]);
rectangle('Position',[1453.12 -890.625 46.875 46.875], 'FaceColor',[0 0 0]);
rectangle('Position',[1406.25 -937.5 46.875 46.875], 'FaceColor',[1 1 1]);
rectangle('Position',[1453.12 -937.5 46.875 46.875], 'FaceColor',[0 0 0]);
rectangle('Position',[1406.25 -984.375 46.875 46.875], 'FaceColor',[1 1 1]);
rectangle('Position',[1453.12 -984.375 46.875 46.875], 'FaceColor',[0 0 0]);
rectangle('Position',[1406.25 -1031.25 46.875 46.875], 'FaceColor',[1 1 1]);
rectangle('Position',[1453.12 -1031.25 46.875 46.875], 'FaceColor',[0 0 0]);
rectangle('Position',[750 -1171.88 46.875 46.875], 'FaceColor',[0 0 0]);
rectangle('Position',[796.875 -1171.88 46.875 46.875], 'FaceColor',[0 0 0]);
rectangle('Position',[750 -1218.75 46.875 46.875], 'FaceColor',[1 1 1]);
rectangle('Position',[796.875 -1218.75 46.875 46.875], 'FaceColor',[0 0 0]);
rectangle('Position',[750 -1265.62 46.875 46.875], 'FaceColor',[1 1 1]);
rectangle('Position',[796.875 -1265.62 46.875 46.875], 'FaceColor',[0 0 0]);
rectangle('Position',[750 -1312.5 46.875 46.875], 'FaceColor',[1 1 1]);
rectangle('Position',[796.875 -1312.5 46.875 46.875], 'FaceColor',[0 0 0]);
rectangle('Position',[937.5 -1265.62 46.875 46.875], 'FaceColor',[1 1 1]);
rectangle('Position',[984.375 -1265.62 46.875 46.875], 'FaceColor',[1 1 1]);
rectangle('Position',[937.5 -1312.5 46.875 46.875], 'FaceColor',[0 0 0]);
rectangle('Position',[984.375 -1312.5 46.875 46.875], 'FaceColor',[0 0 0]);
rectangle('Position',[1031.25 -1265.62 46.875 46.875], 'FaceColor',[1 1 1]);
rectangle('Position',[1078.12 -1265.62 46.875 46.875], 'FaceColor',[1 1 1]);
rectangle('Position',[1031.25 -1312.5 46.875 46.875], 'FaceColor',[0 0 0]);
rectangle('Position',[1078.12 -1312.5 46.875 46.875], 'FaceColor',[1 1 1]);
rectangle('Position',[750 -1359.38 46.875 46.875], 'FaceColor',[1 1 1]);
rectangle('Position',[796.875 -1359.38 46.875 46.875], 'FaceColor',[0 0 0]);
rectangle('Position',[750 -1406.25 46.875 46.875], 'FaceColor',[1 1 1]);
rectangle('Position',[796.875 -1406.25 46.875 46.875], 'FaceColor',[0 0 0]);
rectangle('Position',[750 -1453.12 46.875 46.875], 'FaceColor',[1 1 1]);
rectangle('Position',[796.875 -1453.12 46.875 46.875], 'FaceColor',[0 0 0]);
rectangle('Position',[750 -1500 46.875 46.875], 'FaceColor',[0 0 0]);
rectangle('Position',[796.875 -1500 46.875 46.875], 'FaceColor',[0 0 0]);
rectangle('Position',[937.5 -1359.38 46.875 46.875], 'FaceColor',[0 0 0]);
rectangle('Position',[984.375 -1359.38 46.875 46.875], 'FaceColor',[0 0 0]);
rectangle('Position',[937.5 -1406.25 46.875 46.875], 'FaceColor',[1 1 1]);
rectangle('Position',[984.375 -1406.25 46.875 46.875], 'FaceColor',[1 1 1]);
rectangle('Position',[1031.25 -1359.38 46.875 46.875], 'FaceColor',[0 0 0]);
rectangle('Position',[1078.12 -1359.38 46.875 46.875], 'FaceColor',[1 1 1]);
rectangle('Position',[1031.25 -1406.25 46.875 46.875], 'FaceColor',[1 1 1]);
rectangle('Position',[1078.12 -1406.25 46.875 46.875], 'FaceColor',[1 1 1]);
rectangle('Position',[937.5 -1453.12 46.875 46.875], 'FaceColor',[1 1 1]);
rectangle('Position',[984.375 -1453.12 46.875 46.875], 'FaceColor',[1 1 1]);
rectangle('Position',[937.5 -1500 46.875 46.875], 'FaceColor',[0 0 0]);
rectangle('Position',[984.375 -1500 46.875 46.875], 'FaceColor',[0 0 0]);
rectangle('Position',[1031.25 -1453.12 46.875 46.875], 'FaceColor',[1 1 1]);
rectangle('Position',[1078.12 -1453.12 46.875 46.875], 'FaceColor',[1 1 1]);
rectangle('Position',[1031.25 -1500 46.875 46.875], 'FaceColor',[0 0 0]);
rectangle('Position',[1078.12 -1500 46.875 46.875], 'FaceColor',[0 0 0]);
rectangle('Position',[1125 -1171.88 46.875 46.875], 'FaceColor',[0 0 0]);
rectangle('Position',[1171.88 -1171.88 46.875 46.875], 'FaceColor',[0 0 0]);
rectangle('Position',[1125 -1218.75 46.875 46.875], 'FaceColor',[1 1 1]);
rectangle('Position',[1171.88 -1218.75 46.875 46.875], 'FaceColor',[1 1 1]);
rectangle('Position',[1312.5 -1171.88 46.875 46.875], 'FaceColor',[0 0 0]);
rectangle('Position',[1359.38 -1171.88 46.875 46.875], 'FaceColor',[0 0 0]);
rectangle('Position',[1312.5 -1218.75 46.875 46.875], 'FaceColor',[1 1 1]);
rectangle('Position',[1359.38 -1218.75 46.875 46.875], 'FaceColor',[1 1 1]);
rectangle('Position',[1406.25 -1171.88 46.875 46.875], 'FaceColor',[0 0 0]);
rectangle('Position',[1453.12 -1171.88 46.875 46.875], 'FaceColor',[0 0 0]);
rectangle('Position',[1406.25 -1218.75 46.875 46.875], 'FaceColor',[1 1 1]);
rectangle('Position',[1453.12 -1218.75 46.875 46.875], 'FaceColor',[0 0 0]);
rectangle('Position',[1406.25 -1265.62 46.875 46.875], 'FaceColor',[1 1 1]);
rectangle('Position',[1453.12 -1265.62 46.875 46.875], 'FaceColor',[0 0 0]);
rectangle('Position',[1406.25 -1312.5 46.875 46.875], 'FaceColor',[1 1 1]);
rectangle('Position',[1453.12 -1312.5 46.875 46.875], 'FaceColor',[0 0 0]);
rectangle('Position',[1218.75 -1359.38 46.875 46.875], 'FaceColor',[0 0 0]);
rectangle('Position',[1265.62 -1359.38 46.875 46.875], 'FaceColor',[0 0 0]);
rectangle('Position',[1218.75 -1406.25 46.875 46.875], 'FaceColor',[1 1 1]);
rectangle('Position',[1265.62 -1406.25 46.875 46.875], 'FaceColor',[1 1 1]);
rectangle('Position',[1125 -1453.12 46.875 46.875], 'FaceColor',[1 1 1]);
rectangle('Position',[1171.88 -1453.12 46.875 46.875], 'FaceColor',[1 1 1]);
rectangle('Position',[1125 -1500 46.875 46.875], 'FaceColor',[0 0 0]);
rectangle('Position',[1171.88 -1500 46.875 46.875], 'FaceColor',[0 0 0]);
rectangle('Position',[1218.75 -1453.12 46.875 46.875], 'FaceColor',[1 1 1]);
rectangle('Position',[1265.62 -1453.12 46.875 46.875], 'FaceColor',[1 1 1]);
rectangle('Position',[1218.75 -1500 46.875 46.875], 'FaceColor',[0 0 0]);
rectangle('Position',[1265.62 -1500 46.875 46.875], 'FaceColor',[0 0 0]);
rectangle('Position',[1406.25 -1359.38 46.875 46.875], 'FaceColor',[1 1 1]);
rectangle('Position',[1453.12 -1359.38 46.875 46.875], 'FaceColor',[0 0 0]);
rectangle('Position',[1406.25 -1406.25 46.875 46.875], 'FaceColor',[1 1 1]);
rectangle('Position',[1453.12 -1406.25 46.875 46.875], 'FaceColor',[0 0 0]);
rectangle('Position',[1312.5 -1453.12 46.875 46.875], 'FaceColor',[1 1 1]);
rectangle('Position',[1359.38 -1453.12 46.875 46.875], 'FaceColor',[1 1 1]);
rectangle('Position',[1312.5 -1500 46.875 46.875], 'FaceColor',[0 0 0]);
rectangle('Position',[1359.38 -1500 46.875 46.875], 'FaceColor',[0 0 0]);
rectangle('Position',[1406.25 -1453.12 46.875 46.875], 'FaceColor',[1 1 1]);
rectangle('Position',[1453.12 -1453.12 46.875 46.875], 'FaceColor',[0 0 0]);
rectangle('Position',[1406.25 -1500 46.875 46.875], 'FaceColor',[0 0 0]);
rectangle('Position',[1453.12 -1500 46.875 46.875], 'FaceColor',[0 0 0]);
X=[1400,1359.38,1359.38,1289.06,1242.19,1195.31,1148.44,1148.44,1195.31,1242.19,1289.06,1359.38,1359.38,1289.06,1242.19,1171.88,1078.12,984.375,914.062,867.188,820.312,773.438,703.125,609.375,515.625,445.312,445.312,421.875,328.125,234.375,257.812,257.812,257.812,257.812,234.375,140.625,100];
Y=[-100,-140.625,-234.375,-304.688,-304.688,-304.688,-351.562,-398.438,-445.312,-445.312,-445.312,-515.625,-609.375,-632.812,-632.812,-703.125,-796.875,-890.625,-960.938,-1007.81,-1007.81,-1007.81,-984.375,-890.625,-796.875,-726.562,-679.688,-609.375,-515.625,-421.875,-351.562,-304.688,-257.812,-210.938,-140.625,-140.625,-100];
hold on;
plot(X,Y,'r');
legend('5225.94','Location','southoutside');
